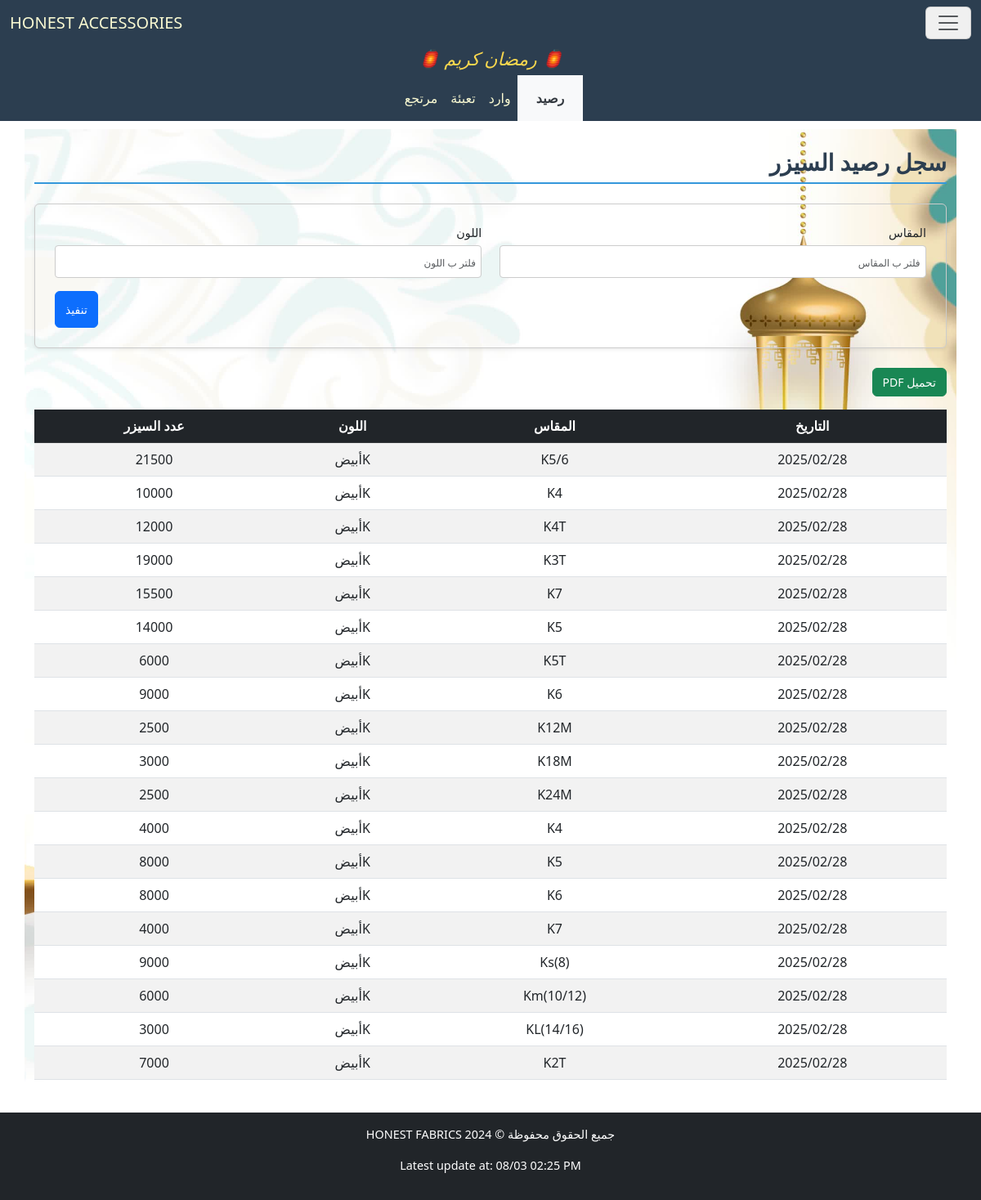
Page /accessories/SizerStock/ on the committed database.
### accessories/models.py (models this page shows)
class BaseModel(models.Model):
    date = models.DateField("التاريخ", null=True, blank=True)
    class Meta:
        abstract = True

class SizerBaseModel(IDBaseModel):
    size = models.CharField("المقاس", max_length=255, null=True, blank=True)
    color = models.CharField("اللون", max_length=255, null=True, blank=True)
    sizer_count = models.IntegerField("عدد السيزر", null=True, blank=True)
    class Meta:
        abstract = True

class SizerStock(BaseModel, SizerBaseModel):
    pass

### accessories/views.py (the view)
# urls.py: path('SizerStock/', SizerStockView.as_view(), name='SizerStockView'),
class SizerStockView(FilterableListView):
    template_name = "accessories/SizerStock.html"
    model = SizerStock
    filter_fields = ['size', 'color']
    columns = ["التاريخ","المقاس","اللون","عدد السيزر"]

### accessories/views.py (called while the page is built)
    def get_queryset(self):
        queryset = super().get_queryset()
        filters = Q()
        for field in self.filter_fields:
            filter_value = self.request.GET.get(field)
            if filter_value:
                filters &= Q(**{f"{field}__icontains": filter_value})
        filtered_queryset = queryset.filter(filters)
        try:
            filtered_queryset = filtered_queryset.order_by('-date')
        except:
            pass
        return filtered_queryset

    def get_context_data(self, **kwargs):
        context = super().get_context_data(**kwargs)
        update = Updates.objects.all().order_by('-date').first()
        context['update'] = localtime(update.date).strftime("%d/%m %I:%M %p") if update and update.date else None
        context['columns'] = self.columns
        model_meta = self.model._meta
        context['filter_fields'] = [
            {
                'field_name': field,
                'verbose_name': model_meta.get_field(field).verbose_name,
                'value': self.request.GET.get(field) or "",
            }
            for field in self.filter_fields
        ]
        return context

### accessories/templates/accessories/SizerStock.html (shortened to what this page needs)
{% extends "accessories/layout.html" %}
{% load static %}
{% block home_page %}
<a class="navbar-brand" href="{% url 'CartonSuppliesView' %}">HONEST ACCESSORIES</a>
{% endblock %}
{% block navbar_links_small %}
<li class="p-2 nav-item nav_link_active">
    <a class="nav-link" aria-current="page" href="{% url 'SizerStockView' %}">رصيد</a>
</li>
<li class="p-2 nav-item">
    <a class="nav-link active" aria-current="page" href="{% url 'SizerSuppliesView' %}">وارد</a>
</li>
<li class="p-2 nav-item">
    <a class="nav-link active" aria-current="page" href="{% url 'PackagingSizerView' %}">تعبئة</a>
</li>
<li class="p-2 nav-item">
    <a class="nav-link active" aria-current="page" href="{% url 'ReturnSizerView' %}">مرتجع</a>
</li>
{% endblock %}
{% block body %}
    <h2 class="section-title pt-4">سجل رصيد السيزر</h2>
    <form method="get" class="filter-form-flex mb-4 p-4 rounded shadow-sm">
        {% for filter_field in filter_fields %}
        <div class="form-group mb-3">
            <label for="filter_{{ forloop.counter }}" class="form-label">{{ filter_field.verbose_name }}</label>
            <input type="text" id="filter_{{ forloop.counter }}" name="{{ filter_field.field_name }}"
                   placeholder="فلتر ب {{ filter_field.verbose_name }}"
                   class="form-control"
                   value="{{ filter_field.value }}">
        </div>
        {% endfor %}
        <div class="submit-container">
            <button type="submit" class="btn btn-primary submit-btn">تنفيذ</button>
        </div>
    </form>
    <button onclick="generatePDF()" class="btn btn-success mb-3">تحميل PDF</button>
    <div style="overflow-y: auto; max-height: 70vh; position: relative;" class="table-responsive mb-4">
        <table id="data-table" class="table table-striped">
            <thead class="table-dark">
                <tr>
                    <th style="position: sticky; top: 0;" >التاريخ</th>
                    <th style="position: sticky; top: 0;" >المقاس</th>
                    <th style="position: sticky; top: 0;" >اللون</th>
                    <th style="position: sticky; top: 0;" >عدد السيزر</th>
                </tr>
            </thead>
            <tbody>
                {% for model in models %}
                <tr>
                    <td>{{ model.date|date:"Y/m/d" }}</td>
                    <td>{{ model.size }}</td>
                    <td>{{ model.color }}</td>
                    <td>{{ model.sizer_count }}</td>
                </tr>
                {% empty %}
                <tr>
                    <td colspan="4" class="text-center">لا يوجد عناصر</td>
                </tr>
                {% endfor %}
            </tbody>
        </table>
    </div>
{% endblock body %}

### cloth/static/cloth/styles.css (style rules this page uses)
:root { --primary-color: #3498db; --light-blue: #3db1ff5e; --secondary-color: #2c3e50; --success-color: #2ecc71; --danger-color: #e74c3c; --warning-color: #f1c40f; --light-bg: #f8f9fa; --dark-bg: #343a40; --light-text: lightgoldenrodyellow; --golden-text: rgb(255, 255, 0); --border-color: #dee2e6; --white-color: #ffffff; }
*, *::before, *::after { box-sizing: border-box; }
ul, div { padding: 0; margin: 0; }
body { background-color: var(--light-bg); margin-inline: 0; font-family: 'Segoe UI', Tahoma, Geneva, Verdana, sans-serif; line-height: 1.6; font-size: 16px; }
#navbar, #navbar a, #navbar-menu-body, #navbar-menu-body a { color: var(--light-text); }
.section-title { color: var(--secondary-color); border-bottom: 2px solid var(--primary-color); padding-bottom: 0.5rem; margin-bottom: 1.5rem; font-weight: bold; }
.table { border-collapse: separate; border-spacing: 0; border-radius: 8px; width: 100%; }
.table th, .table td { text-align: center; vertical-align: middle; padding: 10px; }
.table-striped tbody tr:nth-of-type(odd) { background-color: var(--light-bg); }
.table-dark th { background-color: var(--secondary-color); color: var(--light-text); }
.table-responsive { overflow-x: auto; }
.table-responsive table th, .table-responsive table td { white-space: nowrap; min-width: fit-content; }
.table-responsive table { width: 100%; table-layout: auto; }
.filter-form-flex { display: flex; flex-wrap: wrap; padding: 1rem; border: 1px solid #ccc; border-radius: 8px; justify-content: space-between; column-gap: 2px; direction: rtl; }
.filter-form-flex .form-group { display: flex; flex-direction: column; margin-bottom: 5px; width: 49%; }
.filter-form-flex .form-label { font-size: 0.9rem; margin-bottom: 0.25rem; }
.filter-form-flex .form-control { border: 1px solid #ccc; border-radius: 4px; padding: 0.4rem; font-size: 0.9rem; }
.filter-form-flex input[type="text"], .filter-form-flex input[type="number"], .filter-form-flex input[type="date"] { width: 100%; height: 40px; }
.submit-container { display: flex; justify-content: flex-end; width: 100%; }
.filter-form-flex .submit-btn { width: auto; height: 45px; font-size: 1rem; }
@media (max-width: 1200px) { body { font-size: 15px; } }
@media (max-width: 1200px) { h4.section-title, h2 { font-size: 28px !important; } }
@media (max-width: 1200px) { p.lead, .oped_details_btn, .btn { font-size: 14px !important; } }
@media (max-width: 1200px) { ::placeholder { font-size: 12px !important; } }
.nav_link_active { background-color: var(--light-bg) !important; }
.nav_link_active a { color: var(--dark-bg) !important; padding-inline: 15px; font-weight: 600; }

### rows in the picture
SizerStock: date "2025/02/28", size "K5/6", color "Kأبيض", sizer_count "21500"
SizerStock: date "2025/02/28", size "K4", color "Kأبيض", sizer_count "10000"
SizerStock: date "2025/02/28", size "K4T", color "Kأبيض", sizer_count "12000"
SizerStock: date "2025/02/28", size "K3T", color "Kأبيض", sizer_count "19000"
SizerStock: date "2025/02/28", size "K7", color "Kأبيض", sizer_count "15500"
SizerStock: date "2025/02/28", size "K5", color "Kأبيض", sizer_count "14000"
SizerStock: date "2025/02/28", size "K5T", color "Kأبيض", sizer_count "6000"
SizerStock: date "2025/02/28", size "K6", color "Kأبيض", sizer_count "9000"
SizerStock: date "2025/02/28", size "K12M", color "Kأبيض", sizer_count "2500"
SizerStock: date "2025/02/28", size "K18M", color "Kأبيض", sizer_count "3000"
SizerStock: date "2025/02/28", size "K24M", color "Kأبيض", sizer_count "2500"
SizerStock: date "2025/02/28", size "K4", color "Kأبيض", sizer_count "4000"
SizerStock: date "2025/02/28", size "K5", color "Kأبيض", sizer_count "8000"
SizerStock: date "2025/02/28", size "K6", color "Kأبيض", sizer_count "8000"
SizerStock: date "2025/02/28", size "K7", color "Kأبيض", sizer_count "4000"
SizerStock: date "2025/02/28", size "Ks(8)", color "Kأبيض", sizer_count "9000"
SizerStock: date "2025/02/28", size "Km(10/12)", color "Kأبيض", sizer_count "6000"
SizerStock: date "2025/02/28", size "KL(14/16)", color "Kأبيض", sizer_count "3000"
SizerStock: date "2025/02/28", size "K2T", color "Kأبيض", sizer_count "7000"

### other values in the picture
{{ filter_field.verbose_name }} "المقاس" "اللون"
{{ update }} "08/03 02:25 PM"
